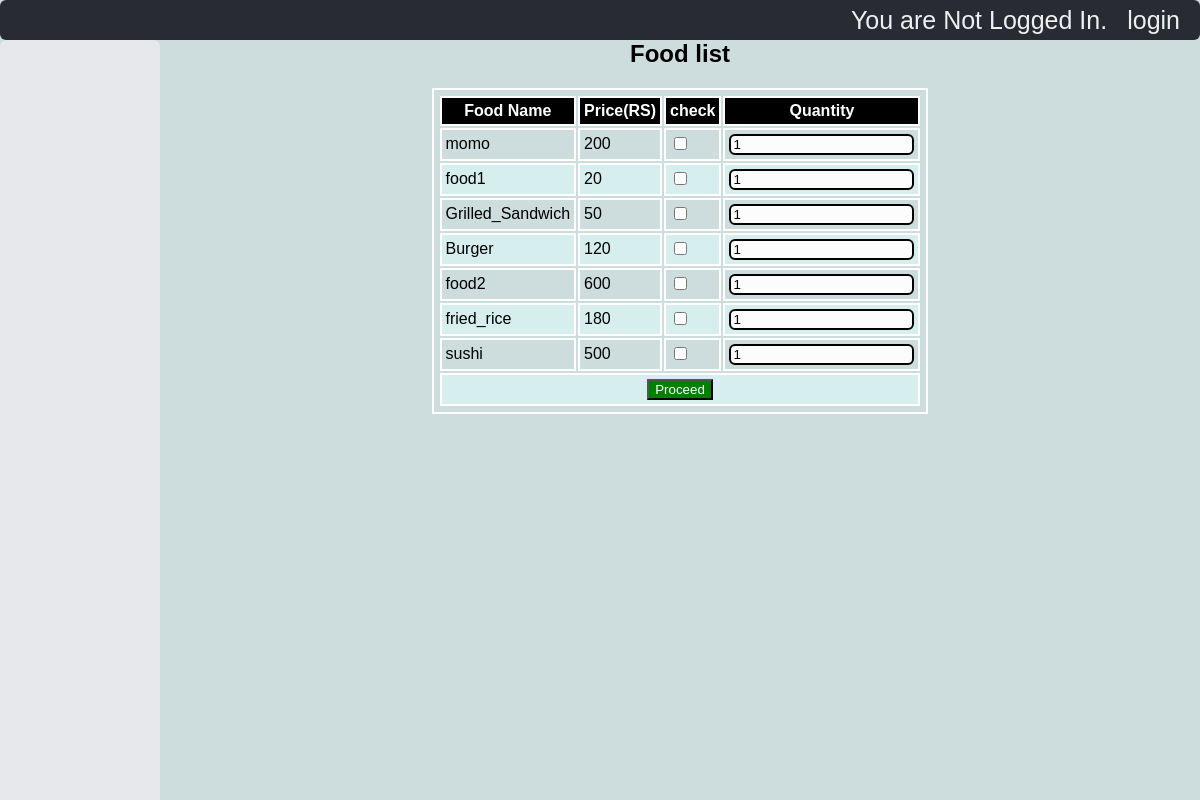
The page /showorderlist.php on the database its author committed.
### tables this page shows
CREATE TABLE `food_table` (
  `food_id` int(11) NOT NULL,
  `food_name` varchar(50) NOT NULL,
  `food_price` float NOT NULL
);

### showorderlist.php (the view, shortened to what this page needs)
<?php
    include "sidenav.php";
    include "topbar.php";
?>
<!DOCTYPE html>
<html lang="en">
<head>
    <link rel="stylesheet" href="style.css">
</head>
<body>
    <div class = 'main' >
    <h2 align="center">Food list</h2>
    <table align = "center">
           <tr>
            <th>Food Name</th>
            <th>Price(RS)</th>
            <th align ="center">check</th>
            <th>Quantity</th>
            </tr>
    <form id= "sectionForm" action="orderproceed.php" method="post">
    <?php
        include 'db.php';
        $sql ="SELECT * FROM food_table";
    $RESULT = mysqli_query($conn, $sql);
    if($RESULT)
    {
        while($row = mysqli_fetch_assoc($RESULT))
        {
            $id = $row['food_id'];
            $foodname = $row['food_name'];
            $foodprice = $row['food_price'];
            ?>
           <tr>
               <td> <?php echo $foodname; ?></td>
               <td><?php echo $foodprice; ?></td>
               <td><input type="checkbox" name="<?php echo $foodname?>" id="<?php echo $id?>" value="<?php echo $id?>"></td>
               <td><input type="number" min=1 name="<?php echo $id?>" id="<?php echo $id?>" value="1" required></td>
           </tr>
    <?php
    }
    }?>
    <tr>
       <td align="center" colspan="4"> <button style="background-color:green; color:white" type="submit" name="order">Proceed</button> </td>
    </tr>
</form>
</table>
    </div>
</body>
</html>

### sidenav.php (shortened to what this page needs)
<!DOCTYPE html>
<html lang="en">
<head>
    <link rel="stylesheet" href="style.css">
</head>
<body>
    <div class="sidenav border">
    </div>
</body>
</html>

### topbar.php (shortened to what this page needs)
<!DOCTYPE html>
<html lang="en">
<head>
    <link rel="stylesheet" href="style.css">
</head>
<body>
    <div class="topbar border">
        <?php if (@$_SESSION['username'] != null)
        {?>
            <a href="logout.php">logout</a>
            <a style='cursor: not-allowed;' > You are Logged in as <?php echo @$_SESSION['username']; ?></a>
        <?php
        }
           else if (isset($_SESSION['adminname']))
            {?>
            <a href="adminlogout.php">logout</a>
            <a style='cursor: not-allowed;'> You are Logged in as administrator <?php echo @$_SESSION['adminname']; ?></a>
        <?php
        }
          else
        { ?>
            <a href="login.php">login</a>
            <a style='cursor: not-allowed;'> You are Not Logged In.</a>
       <?php }?>
    </div>
</body>
</html>

### style.css (style rules this page uses)
.sidenav { height: 100%; width: 160px; position: fixed; z-index: 1; top: 0px; left: 0; background-color: rgb(230,232,235); overflow-x: hidden; padding-top: 20px; margin-top: 40px; }
.topbar { height: 40px; width: 100%; position: fixed; top: 0; left: 0px; z-index: 2; background-color: rgb(40,43,52); }
.topbar a { float: right; padding-right: 20px; padding-top: 6px; color: rgb(240,240,241); font-size: 25px; text-decoration: none; }
.main { margin-left: 160px; margin-top: 40px; }
.border { border: 2px rgb(207, 204, 204); border-radius: 6px; }
Body { font-family: Calibri, Helvetica, sans-serif; background-color: rgba(172, 197, 197, 0.6); }
input { border: 2px solid black; border-radius: 6px; background-color: #fcfcfc; }
table, th, td { border: 2px solid white; padding: 4px; }
th { background-color: #000000; Color: white; }
tr:nth-child(even) { background-color: #D6EEEE; }

### rows shown on the page
food_table: food_name "momo", food_price "200"
food_table: food_name "food1", food_price "20"
food_table: food_name "Grilled_Sandwich", food_price "50"
food_table: food_name "Burger", food_price "120"
food_table: food_name "food2", food_price "600"
food_table: food_name "fried_rice", food_price "180"
food_table: food_name "sushi", food_price "500"
